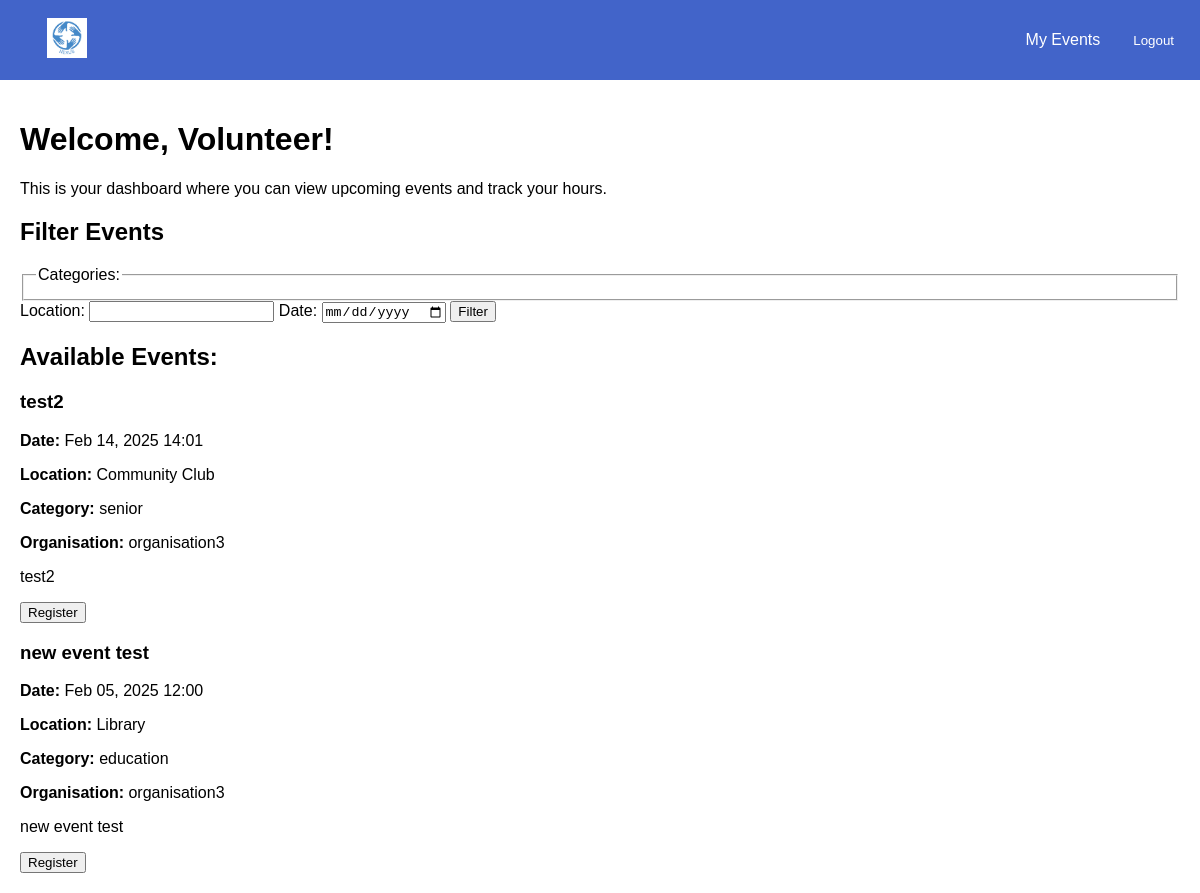
The page /events/dashboard/volunteer/ (signed in) on the database as committed earlier.
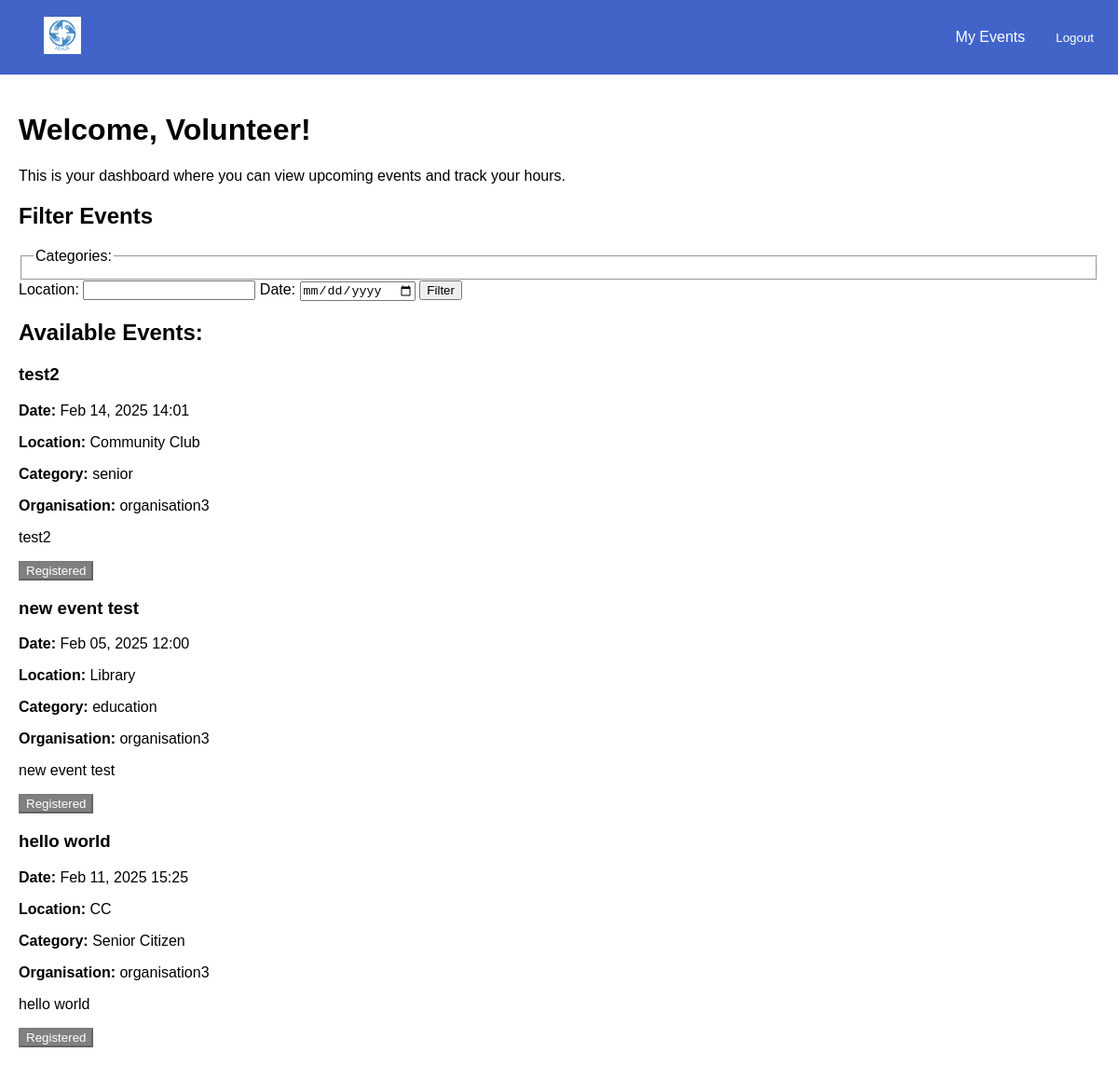
The same page on the database as committed later.
### events/models.py (models this page shows, shortened)
class Event(models.Model):
    CATEGORY_CHOICES = [
        ('Education', 'Education'),
        ('Social Development', 'Social Development'),
        ('Senior Citizen', 'Senior Citizen'),
    ]
    organisation = models.ForeignKey(settings.AUTH_USER_MODEL, on_delete=models.CASCADE)
    name = models.CharField(max_length=255)
    description = models.TextField()
    date = models.DateTimeField()
    location = models.CharField(max_length=255)
    volunteers_needed = models.PositiveIntegerField()
    roles_responsibilities = models.TextField()
    category = models.CharField(max_length=50, choices=CATEGORY_CHOICES, blank=False, default='education')

### accounts/models.py (models this page shows, shortened)
class CustomUser(AbstractUser):
    USER_TYPE_CHOICES = [
        ('volunteer', 'Volunteer'),
        ('organisation', 'Organisation'),
    ]
    user_type = models.CharField(max_length=20, choices=USER_TYPE_CHOICES)

### events/views.py (the view)
# urls.py: path('dashboard/volunteer/', views.volunteer_dashboard, name='volunteer_dashboard'),
@login_required
def volunteer_dashboard(request):
    if request.user.user_type == 'volunteer':
        events = Event.objects.all()
        registered_event_ids = VolunteerEvent.objects.filter(volunteer=request.user, status='registered').values_list('event_id', flat=True)
        event_volunteer_counts = {}
        for event in events:
            event_volunteer_counts[event.id] = VolunteerEvent.objects.filter(event=event, status='registered').count()
        return render(request, 'events/volunteer_dashboard.html', {
            'events': events,
            'registered_event_ids': registered_event_ids,
            'event_volunteer_counts': event_volunteer_counts,  # Pass precomputed counts to the template
        })

### events/templates/events/volunteer_dashboard.html (shortened to what this page needs)
{% extends 'base.html' %}
{% block content %}
    <h1>Welcome, Volunteer!</h1>
    <p>This is your dashboard where you can view upcoming events and track your hours.</p>
    <h2>Filter Events</h2>
    <form method="get">
        <fieldset>
            <legend>Categories:</legend>
        </fieldset>
        <label for="location">Location:</label>
        <input type="text" name="location" id="location" value="{{ request.GET.location }}">
        <label for="date">Date:</label>
        <input type="date" name="date" id="date" value="{{ request.GET.date }}">
        <button type="submit">Filter</button>
    </form>
    <h2>Available Events:</h2>
    {% if events %}
        {% for event in events %}
            <div class="event-card">
                <h3>{{ event.name }}</h3>
                <p><strong>Date:</strong> {{ event.date|date:"M d, Y H:i" }}</p>
                <p><strong>Location:</strong> {{ event.location }}</p>
                <p><strong>Category:</strong> {{ event.get_category_display }}</p>
                <p><strong>Organisation:</strong> {{ event.organisation.username }}</p>
                <p>{{ event.description }}</p>
                {% if event.id in registered_event_ids %}
                    <button disabled style="background-color: grey; color: white;">Registered</button>
                {% elif event_volunteer_counts.event.id >= event.volunteers_needed %}
                    <form action="{% url 'events:register_for_event' event.id %}" method="post">
                        {% csrf_token %}
                        <button type="submit" style="background-color: orange;">Register for Waiting List</button>
                    </form>
                {% else %}
                    <form action="{% url 'events:register_for_event' event.id %}" method="post">
                        <button type="submit">Register</button>
                    </form>
                {% endif %}
            </div>
        {% endfor %}
    {% else %}
        <p>No events found matching your criteria.</p>
    {% endif %}
{% endblock %}

Rows that differ between the two databases and show on the page:
computed for Event "test2": text "Register" → "Registered"
computed for Event "new event test": text "Register" → "Registered"
added Event: name "hello world", date "Feb 11, 2025 15:25", location "CC", category "Senior Citizen", organisation.username "organisation3", description "hello world", shows "Registered"
